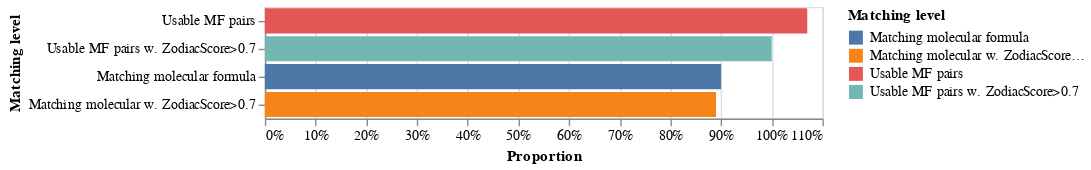

Notebook cell for this chart:
### Code cell
make_barchart_match(check_matching_annotations.table_matching) ### This one for absolute values
make_barchart_match_rel(check_matching_annotations.table_matching)

### Figure 1 — Vega-Lite specification as saved in the notebook (floating-point values rounded to 4 significant figures)
{"config": {"view": {"continuousWidth": 400, "continuousHeight": 300}}, "data": {"name": "data-a8d2d3eb3720b70cbecd2941f3a97446"}, "mark": "bar", "encoding": {"color": {"type": "nominal", "field": "Matching level"}, "x": {"type": "quantitative", "axis": {"format": ".0%"}, "field": "Relative", "stack": "zero", "title": "Proportion"}, "y": {"type": "nominal", "field": "Matching level", "sort": "-x"}}, "$schema": "https://vega.github.io/schema/vega-lite/v4.8.1.json", "datasets": {"data-a8d2d3eb3720b70cbecd2941f3a97446": [{"Matching level": "Usable MF pairs", "Count": 134, "Relative": 1.07}, {"Matching level": "Usable MF pairs w. ZodiacScore>0.7", "Count": 125, "Relative": 1.0}, {"Matching level": "Matching molecular formula", "Count": 113, "Relative": 0.9}, {"Matching level": "Matching molecular w. ZodiacScore>0.7", "Count": 111, "Relative": 0.89}]}}
